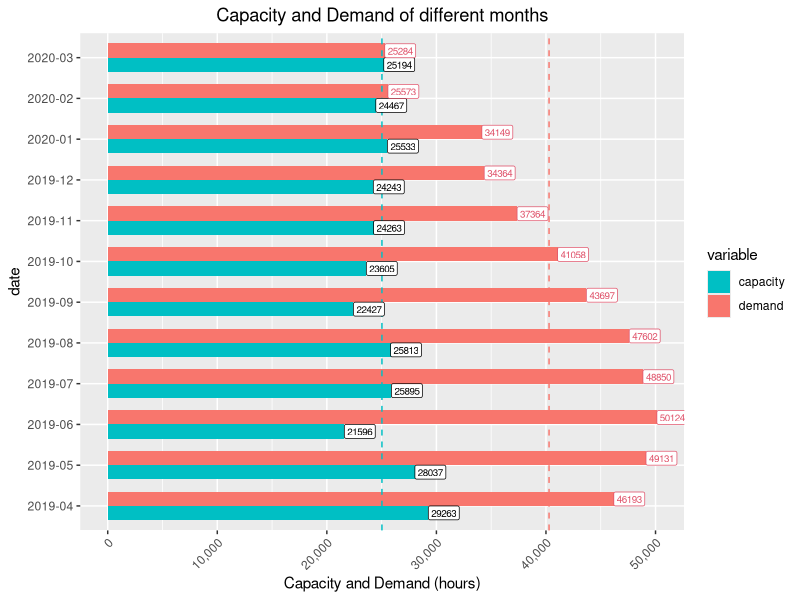

Here is the R script that generated this plot:
library(lubridate)
library(dplyr)
library(readr)
library(ggplot2)
require(reshape2)

q6_data <- read_csv("fazalMahmudNiloy_u3228358_q6_data.csv")
colnames(q6_data) <- tolower(colnames(q6_data)) # lowercasing column names for convinence
cap <- q6_data$capacity # storing mean to draw abline
dem <- q6_data$demand # similar as above but for demand
q6_data <- melt(q6_data, id = "date") # melting data to plot it properly

q6_data %>%
  ggplot() +
  geom_bar(aes(x = date, y = value, fill = variable), width = 0.7, position = "dodge", stat = "identity") +
  geom_hline(yintercept = mean(dem), linetype = "dashed", color = "#f8766d") +
  geom_hline(yintercept = mean(cap), linetype = "dashed", color = "#00bfc4") +
  geom_label(aes(x = date, y = value, label = value), col=as.factor(q6_data$variable), position = position_dodge(width = 0.9), vjust = ifelse(q6_data$variable == "demand", 0, 1), size=2.5, hjust = 0) +
  scale_fill_manual(values = c("#00bfc4", "#f8766d")) +
  labs(title = "Capacity and Demand of different months", x = "date", y = "Capacity and Demand (hours)") +
  theme(plot.title = element_text(hjust = 0.5)) +
  coord_flip() +
  theme(axis.text.x = element_text(angle = 45, hjust = 1)) +
  scale_y_continuous(labels = scales::comma)